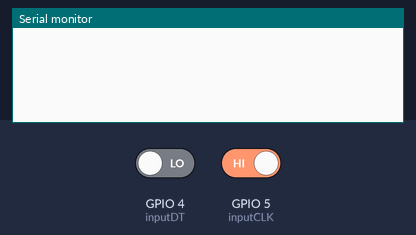
A program run on a simulated ESP8266 (NodeMCU). On the bench: the last lines printed to the serial monitor. Inputs (shaded band) come from the test bench; at power-on: GPIO 5 (inputCLK) HIGH, GPIO 4 (inputDT) LOW.

Above: at 1.2 s.
1.3 s: GPIO 5 (inputCLK) driven LOW
At 2.5 s:
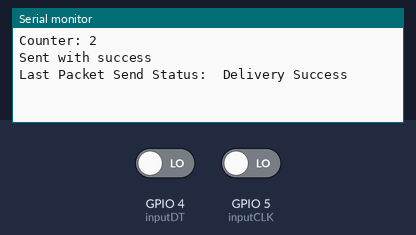
2.8 s: GPIO 5 (inputCLK) driven HIGH
At 3.7 s:
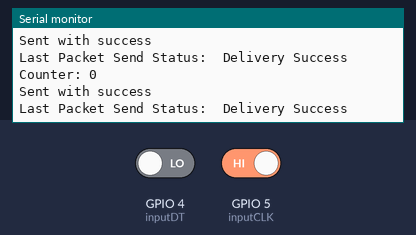

The program:

main.cpp
```cpp
#include <ESP8266WiFi.h>
#include <espnow.h>

// Rotary Encoder Inputs
#define inputCLK 5 // D1
#define inputDT 4 // D2

// RECEIVER MAC address
uint8_t broadcastAddress[] = {0xB8, 0xD6, 0x1A, 0x5B, 0xCC, 0xC8};

// Must match the receiver structure
typedef struct struct_message {
    char a[32];
    int currentStateCLK;
    int previousStateCLK;
    int currentStateDT;
    int counter;
} struct_message;

struct_message myData;

// Callback when data is sent
void OnDataSent(uint8_t *mac_addr, uint8_t sendStatus) {
  Serial.print("\r\nLast Packet Send Status:\t");
  Serial.println(sendStatus == 0 ? "Delivery Success" : "Delivery Fail");
}

void setup() {
  // Init Serial Monitor
  Serial.begin(115200);

  // Set device as a Wi-Fi Station
  WiFi.mode(WIFI_STA);

  // Init ESP-NOW
  if (esp_now_init() != 0) {
    Serial.println("Error initializing ESP-NOW");
    return;
  }

  // Register for Send Callback to get the status of Transmitted packet
  esp_now_set_self_role(ESP_NOW_ROLE_CONTROLLER);
  esp_now_register_send_cb(OnDataSent);

  // Register peer
  esp_now_add_peer(broadcastAddress, ESP_NOW_ROLE_SLAVE, 1, NULL, 0);

  pinMode(inputCLK, INPUT);
  pinMode(inputDT, INPUT);

  myData.previousStateCLK = digitalRead(inputCLK);
  myData.counter = 0;
}

void loop() {
  strcpy(myData.a, "THIS IS A CHAR");

  myData.currentStateCLK = digitalRead(inputCLK);

  if (myData.currentStateCLK != myData.previousStateCLK){

    // Encoder is rotating counterclockwise
    if (digitalRead(inputDT) != myData.currentStateCLK) {
      myData.counter -= 2;
      if (myData.counter <= 0){
      myData.counter = 0;
      }

    } else {
      // Encoder is rotating clockwise
      myData.counter += 2;
      if (myData.counter >= 180){
      myData.counter = 180;
      }

    }

    // Serial.print("Current State CLK: ");
    // Serial.println(myData.currentStateCLK);
    // Serial.print("Current State prevoious CLK: ");
    // Serial.println(myData.previousStateCLK);
    // Serial.print("Current State DT: ");
    // Serial.println(myData.currentStateDT);
    Serial.print("Counter: ");
    Serial.println(myData.counter);

    // Send message via ESP-NOW
    uint8_t result = esp_now_send(broadcastAddress, (uint8_t *)&myData, sizeof(myData));

    if (result == 0) {
      Serial.println("Sent with success");
    }
    else {
      Serial.println("Error sending the data");
    }

  }
  myData.previousStateCLK = myData.currentStateCLK;
  delay(1);
}
```

Measured:
- after the input at 1.3 s, the serial monitor: prints a new line at once (image 1)
- after the input at 2.8 s, the serial monitor: prints a new line at once (image 2)
